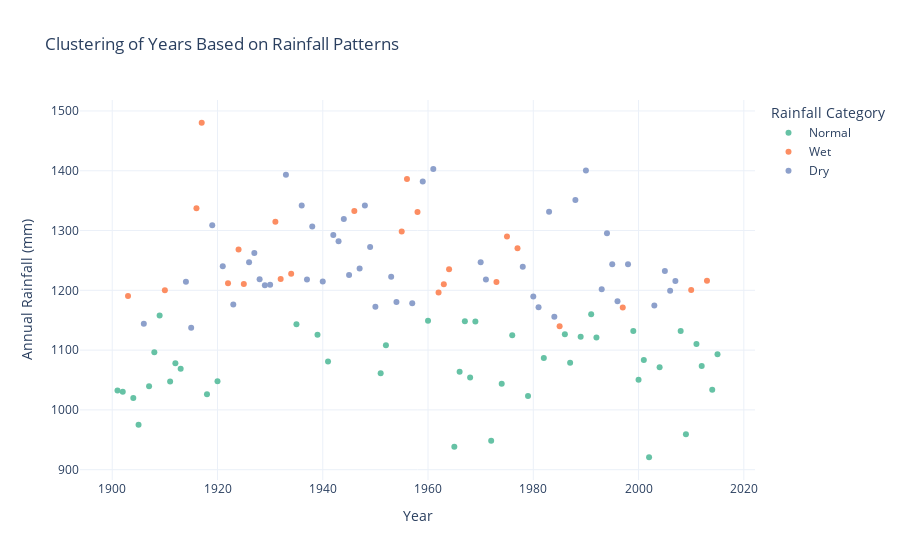

Notebook source saved alongside this figure:
### Code cell
from sklearn.cluster import KMeans
from sklearn.preprocessing import StandardScaler

# prepare data for clustering
rainfall_features = rainfall_data[['Jan-Feb', 'Mar-May', 'Jun-Sep', 'Oct-Dec', 'ANNUAL']]
scaler = StandardScaler()
scaled_features = scaler.fit_transform(rainfall_features)

# perform k-means clustering
kmeans = KMeans(n_clusters=3, random_state=42)
rainfall_data['Rainfall_Cluster'] = kmeans.fit_predict(scaled_features)

# map cluster labels to categories (e.g., Dry, Normal, Wet)
cluster_labels = {0: 'Dry', 1: 'Normal', 2: 'Wet'}
rainfall_data['Rainfall_Category'] = rainfall_data['Rainfall_Cluster'].map(cluster_labels)

fig = px.scatter(
    rainfall_data,
    x='YEAR',
    y='ANNUAL',
    color='Rainfall_Category',
    title='Clustering of Years Based on Rainfall Patterns',
    labels={'YEAR': 'Year', 'ANNUAL': 'Annual Rainfall (mm)', 'Rainfall_Category': 'Rainfall Category'},
    color_discrete_sequence=px.colors.qualitative.Set2,
    hover_data={'Rainfall_Cluster': True, 'Rainfall_Category': True}
)

fig.update_layout(
    template='plotly_white',
    legend_title='Rainfall Category',
    height=500
)

fig.show()

### Figure 1 — Plotly figure (JSON) as saved in the notebook; plotly's stock layout.template omitted (floating-point values rounded to 4 significant figures)
{"data": [{"customdata": [[1, "Normal"], [1, "Normal"], [1, "Normal"], [1, "Normal"], [1, "Normal"], [1, "Normal"], [1, "Normal"], [1, "Normal"], [1, "Normal"], [1, "Normal"], [1, "Normal"], [1, "Normal"], [1, "Normal"], [1, "Normal"], [1, "Normal"], [1, "Normal"], [1, "Normal"], [1, "Normal"], [1, "Normal"], [1, "Normal"], [1, "Normal"], [1, "Normal"], [1, "Normal"], [1, "Normal"], [1, "Normal"], [1, "Normal"], [1, "Normal"], [1, "Normal"], [1, "Normal"], [1, "Normal"], [1, "Normal"], [1, "Normal"], [1, "Normal"], [1, "Normal"], [1, "Normal"], [1, "Normal"], [1, "Normal"], [1, "Normal"], [1, "Normal"], [1, "Normal"], [1, "Normal"], [1, "Normal"], [1, "Normal"], [1, "Normal"]], "hovertemplate": "Rainfall Category=%{customdata[1]}<br>Year=%{x}<br>Annual Rainfall (mm)=%{y}<br>Rainfall_Cluster=%{customdata[0]}<extra></extra>", "legendgroup": "Normal", "marker": {"color": "rgb(102,194,165)", "symbol": "circle"}, "mode": "markers", "name": "Normal", "orientation": "v", "showlegend": true, "type": "scatter", "x": [1901, 1902, 1904, 1905, 1907, 1908, 1909, 1911, 1912, 1913, 1918, 1920, 1935, 1939, 1941, 1951, 1952, 1960, 1965, 1966, 1967, 1968, 1969, 1972, 1974, 1976, 1979, 1982, 1986, 1987, 1989, 1991, 1992, 1999, 2000, 2001, 2002, 2004, 2008, 2009, 2011, 2012, 2014, 2015], "xaxis": "x", "y": [1032.0, 1030.0, 1020.0, 975.3, 1040.0, 1097.0, 1158.0, 1048.0, 1078.0, 1069.0, 1026.0, 1048.0, 1143.0, 1126.0, 1081.0, 1061.0, 1108.0, 1149, 938.4, 1064, 1148.0, 1054.0, 1148.0, 948.5, 1044.0, 1125.0, 1023.0, 1087.0, 1127.0, 1079.0, 1122.0, 1160.0, 1121.0, 1132, 1050.0, 1083.0, 920.8, 1071.0, 1132.0, 959.3, 1110.0, 1074.0, 1034.0, 1093.0], "yaxis": "y"}, {"customdata": [[2, "Wet"], [2, "Wet"], [2, "Wet"], [2, "Wet"], [2, "Wet"], [2, "Wet"], [2, "Wet"], [2, "Wet"], [2, "Wet"], [2, "Wet"], [2, "Wet"], [2, "Wet"], [2, "Wet"], [2, "Wet"], [2, "Wet"], [2, "Wet"], [2, "Wet"], [2, "Wet"], [2, "Wet"], [2, "Wet"], [2, "Wet"], [2, "Wet"], [2, "Wet"], [2, "Wet"]], "hovertemplate": "Rainfall Category=%{customdata[1]}<br>Year=%{x}<br>Annual Rainfall (mm)=%{y}<br>Rainfall_Cluster=%{customdata[0]}<extra></extra>", "legendgroup": "Wet", "marker": {"color": "rgb(252,141,98)", "symbol": "circle"}, "mode": "markers", "name": "Wet", "orientation": "v", "showlegend": true, "type": "scatter", "x": [1903, 1910, 1916, 1917, 1922, 1924, 1925, 1931, 1932, 1934, 1946, 1955, 1956, 1958, 1962, 1963, 1964, 1973, 1975, 1977, 1985, 1997, 2010, 2013], "xaxis": "x", "y": [1190.0, 1200.0, 1337.0, 1480.0, 1212.0, 1268.0, 1210.0, 1315.0, 1219.0, 1228.0, 1333.0, 1298.0, 1386.0, 1331, 1196.0, 1210.0, 1235.0, 1214, 1290.0, 1270.0, 1140, 1171.0, 1200.0, 1216.0], "yaxis": "y"}, {"customdata": [[0, "Dry"], [0, "Dry"], [0, "Dry"], [0, "Dry"], [0, "Dry"], [0, "Dry"], [0, "Dry"], [0, "Dry"], [0, "Dry"], [0, "Dry"], [0, "Dry"], [0, "Dry"], [0, "Dry"], [0, "Dry"], [0, "Dry"], [0, "Dry"], [0, "Dry"], [0, "Dry"], [0, "Dry"], [0, "Dry"], [0, "Dry"], [0, "Dry"], [0, "Dry"], [0, "Dry"], [0, "Dry"], [0, "Dry"], [0, "Dry"], [0, "Dry"], [0, "Dry"], [0, "Dry"], [0, "Dry"], [0, "Dry"], [0, "Dry"], [0, "Dry"], [0, "Dry"], [0, "Dry"], [0, "Dry"], [0, "Dry"], [0, "Dry"], [0, "Dry"], [0, "Dry"], [0, "Dry"], [0, "Dry"], [0, "Dry"], [0, "Dry"], [0, "Dry"], [0, "Dry"]], "hovertemplate": "Rainfall Category=%{customdata[1]}<br>Year=%{x}<br>Annual Rainfall (mm)=%{y}<br>Rainfall_Cluster=%{customdata[0]}<extra></extra>", "legendgroup": "Dry", "marker": {"color": "rgb(141,160,203)", "symbol": "circle"}, "mode": "markers", "name": "Dry", "orientation": "v", "showlegend": true, "type": "scatter", "x": [1906, 1914, 1915, 1919, 1921, 1923, 1926, 1927, 1928, 1929, 1930, 1933, 1936, 1937, 1938, 1940, 1942, 1943, 1944, 1945, 1947, 1948, 1949, 1950, 1953, 1954, 1957, 1959, 1961, 1970, 1971, 1978, 1980, 1981, 1983, 1984, 1988, 1990, 1993, 1994, 1995, 1996, 1998, 2003, 2005, 2006, 2007], "xaxis": "x", "y": [1144.0, 1214.0, 1137.0, 1309.0, 1240.0, 1176.0, 1247.0, 1263.0, 1218.0, 1208.0, 1209.0, 1394.0, 1342.0, 1218.0, 1307.0, 1215.0, 1293.0, 1282.0, 1319.0, 1226.0, 1237.0, 1342.0, 1272.0, 1172.0, 1223.0, 1180.0, 1178.0, 1382.0, 1403, 1247, 1218, 1239.0, 1190.0, 1172.0, 1332.0, 1156.0, 1351, 1401.0, 1202.0, 1296.0, 1244.0, 1182.0, 1244.0, 1174.0, 1232.0, 1199.0, 1216.0], "yaxis": "y"}], "layout": {"autosize": true, "legend": {"title": {"text": "Rainfall Category"}, "tracegroupgap": 0}, "title": {"text": "Clustering of Years Based on Rainfall Patterns"}, "xaxis": {"anchor": "y", "autorange": true, "domain": [0, 1], "range": [1894.0, 2022.0], "title": {"text": "Year"}, "type": "linear"}, "yaxis": {"anchor": "x", "autorange": true, "domain": [0, 1], "range": [881.4, 1520.0], "title": {"text": "Annual Rainfall (mm)"}, "type": "linear"}}}
